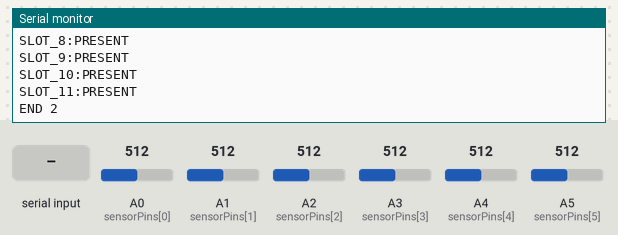
Bench run of a sketch on a simulated Arduino Uno, built with avr-gcc and run on an emulated ATmega328P. Parts: the last lines printed to the serial monitor. Inputs (shaded band) come from the test bench; at power-on: A0 (sensorPins[0]) = 512, A1 (sensorPins[1]) = 512, A2 (sensorPins[2]) = 512, A3 (sensorPins[3]) = 512, A4 (sensorPins[4]) = 512, A5 (sensorPins[5]) = 512.

Above: at 1.4 s.
1.5 s: A0 (sensorPins[0]) set to 420
At 2.8 s:
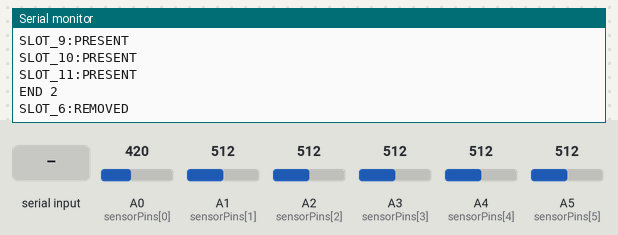
3.5 s: "PING\n" received over Serial
At 4.2 s:
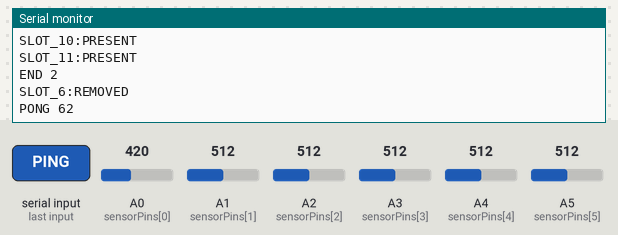
5.0 s: byte 10 ('\n') received over Serial
At 6.2 s:
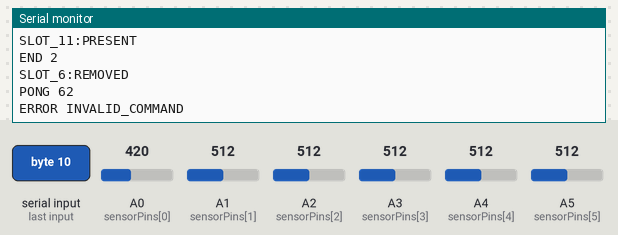
6.5 s: A1 (sensorPins[1]) set to 420
At 7.8 s:
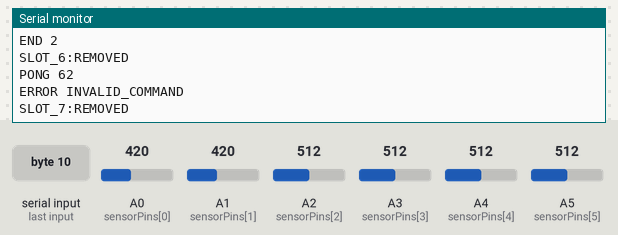
8.0 s: A2 (sensorPins[2]) set to 420
At 9.1 s:
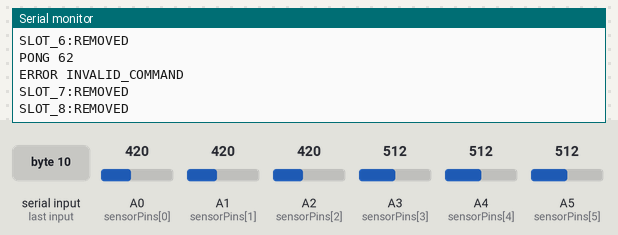
9.5 s: A3 (sensorPins[3]) set to 420
At 11.3 s:
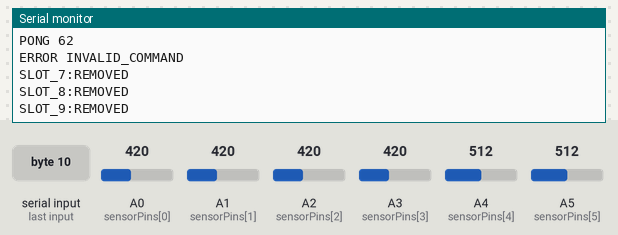

Measured:
- after the input at 1.5 s, the serial monitor: prints a new line after 0.51 s (image 1)
- after the input at 3.5 s, the serial monitor: prints a new line at once (image 2)
- after the input at 5.0 s, the serial monitor: prints a new line at once (image 3)
- after the input at 6.5 s, the serial monitor: prints a new line after 0.50 s (image 4)
- after the input at 8.0 s, the serial monitor: prints a new line after 0.51 s (image 5)
- after the input at 9.5 s, the serial monitor: prints a new line after 0.51 s (image 6)

The sketch:

RFID_ARDUINO_2.ino
```cpp
#define BOARD_ID 2
#define SLOT_OFFSET 6
#include "CartProtocol.h"
```

CartProtocol.h
```cpp
#pragma once
#include <Arduino.h>
#ifdef CART_LEDS
#include <FastLED.h>
// Seven active segments end at pixel 53; avoid reserving 900 bytes for 300 pixels.
// For a larger cart, change both constants and the Pi's explicit slot/position configuration.
#ifndef CART_SLOT_COUNT
#define CART_SLOT_COUNT 7
#endif
#if CART_SLOT_COUNT < 1 || CART_SLOT_COUNT > 12
#error "CART_SLOT_COUNT must be between 1 and 12"
#endif
#define NUM_LEDS (CART_SLOT_COUNT <= 7 ? 60 : 100)
#define NUM_SEGMENTS CART_SLOT_COUNT
CRGB leds[NUM_LEDS];
struct Segment { int position; uint8_t hue; uint8_t mode; unsigned long updated; };
Segment segments[NUM_SEGMENTS];
#endif

const uint8_t sensorPins[6] = {A0, A1, A2, A3, A4, A5};
bool stableState[6], candidateState[6];
unsigned long changedAt[6];
unsigned long lastCommand = 0;
unsigned long lastLedCommand = 0;
bool connected = false;
char commandBuffer[112];
uint8_t commandLength = 0;
bool commandOverflow = false;

void emitSlot(uint8_t index) {
  Serial.print("SLOT_"); Serial.print(SLOT_OFFSET + index); Serial.print(":");
  Serial.println(stableState[index] ? "PRESENT" : "REMOVED");
}

void snapshot() {
  Serial.print("BEGIN "); Serial.print(BOARD_ID); Serial.println(" V2");
#ifdef CART_LEDS
  Serial.print("LAYOUT "); Serial.print(NUM_SEGMENTS); Serial.print(" "); Serial.println(NUM_LEDS);
#endif
  for (uint8_t i=0; i<6; i++) emitSlot(i);
  Serial.print("END "); Serial.println(BOARD_ID);
}

bool validIdentity(const char* value) {
  if (strlen(value) != 12) return false;
  for (uint8_t i=0; i<12; i++) if (!isxdigit(value[i])) return false;
  return true;
}

void handleCommand(char* line) {
  if (strcmp(line, "PING") == 0) {
    lastCommand = millis(); connected = true;
    uint8_t mask=0;
    for (uint8_t i=0; i<6; i++) if (stableState[i]) mask |= (1 << i);
    Serial.print("PONG "); Serial.println(mask); return;
  }
  if (strcmp(line, "SNAPSHOT") == 0) { snapshot(); return; }
#ifdef CART_LEDS
  char identity[13] = {0}, mode[12] = {0}, extra;
  int segment, position, hue;
  // Width limits protect SRAM; extra captures trailing garbage.
  int parsed = sscanf(line, "CMD %12s SEG %d POS %d COLOR %d MODE %11s %c",
                      identity, &segment, &position, &hue, mode, &extra);
  uint8_t modeId = 255;
  if (strcmp(mode, "SOLID") == 0) modeId=0;
  else if (strcmp(mode, "FLASH") == 0) modeId=1;
  else if (strcmp(mode, "PULSE") == 0) modeId=2;
  else if (strcmp(mode, "DEEPPULSE") == 0) modeId=3;
  if (parsed == 5 && validIdentity(identity) && segment >= 0 && segment < NUM_SEGMENTS &&
      position >= 0 && position + 5 <= NUM_LEDS && hue >= 0 && hue <= 255 && modeId != 255) {
    segments[segment] = {position, (uint8_t)hue, modeId, millis()};
    lastCommand=millis(); connected=true;
    lastLedCommand=millis();
    Serial.print("ACK "); Serial.println(identity); return;
  }
#endif
  Serial.println("ERROR INVALID_COMMAND");
}

void setup() {
  Serial.begin(9600);
  for (uint8_t i=0; i<6; i++) {
    pinMode(sensorPins[i], INPUT);
    stableState[i] = candidateState[i] = analogRead(sensorPins[i]) > 450;
    changedAt[i] = millis();
  }
#ifdef CART_LEDS
  FastLED.addLeds<WS2812B, 3, GRB>(leds, NUM_LEDS);
  FastLED.setBrightness(100);
  for (uint8_t i=0; i<NUM_SEGMENTS; i++) segments[i] = {i*8, 200, 1, 0};
#endif
  delay(200);
  snapshot();
}

void loop() {
  unsigned long now=millis();
  for (uint8_t i=0; i<6; i++) {
    int analog=analogRead(sensorPins[i]);
    // Hysteresis plus non-blocking 500ms settle retains the scan timing window.
    bool observed = candidateState[i] ? analog >= 430 : analog > 470;
    if (observed != candidateState[i]) { candidateState[i]=observed; changedAt[i]=now; }
    if (candidateState[i] != stableState[i] && now-changedAt[i] >= 500) {
      stableState[i]=candidateState[i]; emitSlot(i);
    }
  }
  while (Serial.available()) {
    char value=Serial.read();
    if (value=='\n') {
      if (!commandOverflow) {
        commandBuffer[commandLength]='\0'; handleCommand(commandBuffer);
      } else Serial.println("ERROR COMMAND_TOO_LONG");
      commandLength=0; commandOverflow=false;
    } else if (value!='\r') {
      if (commandLength < sizeof(commandBuffer)-1) commandBuffer[commandLength++]=value;
      else commandOverflow=true;
    }
  }
  if (millis()-lastCommand > 5000) connected=false;
#ifdef CART_LEDS
  FastLED.clear();
  if (!connected || millis()-lastLedCommand > 10000) fill_solid(leds, NUM_LEDS, CRGB(60,0,80));
  else {
    uint8_t phase=(now / 12) % 256;
    uint8_t triangle=phase<128 ? phase*2 : (255-phase)*2;
    for (uint8_t i=0; i<NUM_SEGMENTS; i++) {
      Segment &s=segments[i];
      if (millis()-s.updated > 10000) {
        for (uint8_t j=0; j<5; j++) leds[s.position+j]=CRGB(60,0,80);
        continue;
      }
      uint8_t brightness = s.mode==0 ? 255 : s.mode==1 ? ((now/200)%2 ? 255:0) :
                           s.mode==2 ? 51+((uint16_t)triangle*204)/255 : triangle;
      for (uint8_t j=0; j<5; j++) leds[s.position+j]=CHSV(s.hue,255,brightness);
    }
  }
  FastLED.show();
#endif
  delay(10);
}
```

RFID_ARDUINO_1.ino
```cpp
#define BOARD_ID 1
#define SLOT_OFFSET 0
#define CART_LEDS
#include "CartProtocol.h"
```
